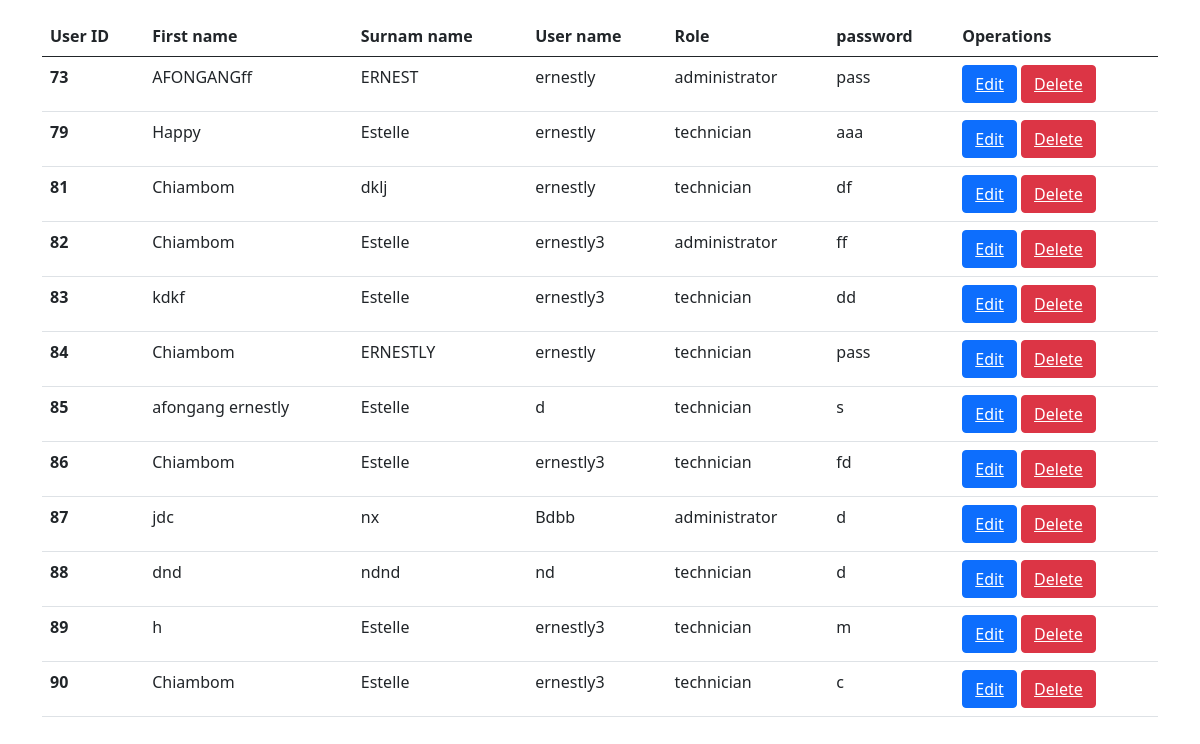
Screenshot of /users/users.php with the database file from the repository.
### tables this page shows
CREATE TABLE `users` (
  `id` int(11) NOT NULL,
  `fname` char(50) DEFAULT NULL,
  `sname` char(50) DEFAULT NULL,
  `uname` varchar(50) DEFAULT NULL,
  `role` char(20) DEFAULT NULL,
  `pass` varchar(50) DEFAULT NULL
);

### users/users.php (the view, shortened to what this page needs)
<?php include('connection.php') ;?>
<!DOCTYPE html>
<html lang="en">
<head>
    <link rel="stylesheet" href="/bootstrap-5.0.2-dist/css/bootstrap.css">
</head>
<body>
    <div class="container my-3">
        <table class="table">
            <thead>
                <tr>
                    <th scope="col">User ID</th>
                    <th scope="col">First name</th>
                    <th scope="col">Surnam name</th>
                    <th scope="col">User name</th>
                    <th scope="col">Role</th>
                    <th scope="col">password</th>
                    <th scope="col">Operations</th>
                </tr>
            </thead>
            <tbody>
                <?php
        $sql ="SELECT * FROM `users` WHERE 1";
        $result = mysqli_query($connection, $sql);
        if($result){
            while($row = mysqli_fetch_assoc($result)){
                $id = $row['id'];
                $fname = $row['fname'];
                $sname = $row['sname'];
                $uname = $row['uname'];
                $role = $row['role'];
                $pass = $row['pass'];
                echo '<tr>
                <th scope = "row">'.$id.'</th>
                <td>'.$fname.'</td>
                <td>'.$sname.'</td>
                <td>'.$uname.'</td>
                <td>'.$role.'</td>
                <td>'.$pass.'</td>
                <td>
                    <button class ="btn btn-primary "><a href="update.php?updateid='.$id.'" class = "text-white"> Edit</a>
                    </button>
                    <button class = "btn btn-danger"><a href="delete.php?deleteid='.$id.'" class = "text-white">Delete</a></button>
                </td>
              </tr> ';
            }
        }
    ?>
            </tbody>
        </table>
    </div>
</body>
</html>

### rows the page displays
users: id "73", fname "AFONGANGff", sname "ERNEST", uname "ernestly", role "administrator", pass "pass"
users: id "79", fname "Happy", sname "Estelle", uname "ernestly", role "technician", pass "aaa"
users: id "81", fname "Chiambom", sname "dklj", uname "ernestly", role "technician", pass "df"
users: id "82", fname "Chiambom", sname "Estelle", uname "ernestly3", role "administrator", pass "ff"
users: id "83", fname "kdkf", sname "Estelle", uname "ernestly3", role "technician", pass "dd"
users: id "84", fname "Chiambom", sname "ERNESTLY", uname "ernestly", role "technician", pass "pass"
users: id "85", fname "afongang ernestly", sname "Estelle", uname "d", role "technician", pass "s"
users: id "86", fname "Chiambom", sname "Estelle", uname "ernestly3", role "technician", pass "fd"
users: id "87", fname "jdc", sname "nx", uname "Bdbb", role "administrator", pass "d"
users: id "88", fname "dnd", sname "ndnd", uname "nd", role "technician", pass "d"
users: id "89", fname "h", sname "Estelle", uname "ernestly3", role "technician", pass "m"
users: id "90", fname "Chiambom", sname "Estelle", uname "ernestly3", role "technician", pass "c"
